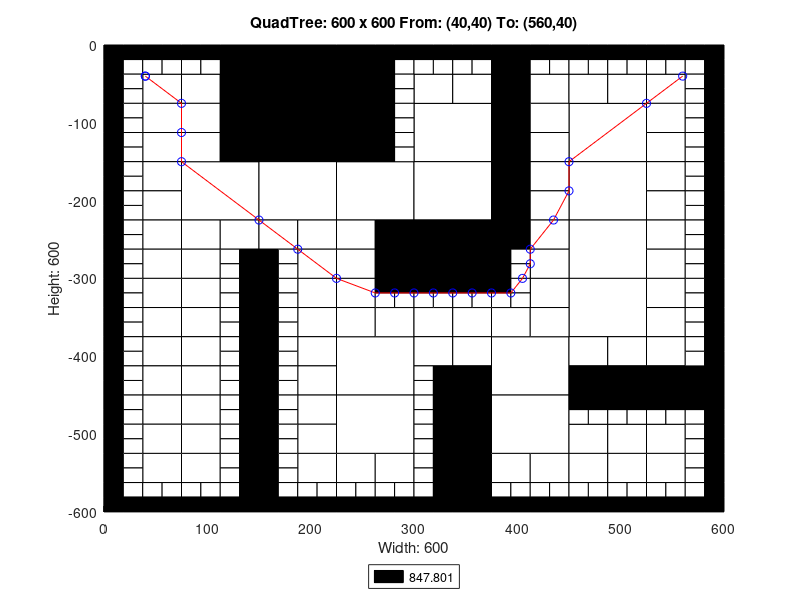

The MATLAB source for this figure:
axis([0 600 -600 0]);
title('QuadTree: 600 x 600 From: (40,40) To: (560,40)');
xlabel('Width: 600');
ylabel('Height: 600');
rectangle('Position',[150 -75 75 75], 'FaceColor',[0 0 0]);
rectangle('Position',[150 -150 75 75], 'FaceColor',[0 0 0]);
rectangle('Position',[75 -225 75 75], 'FaceColor',[1 1 1]);
rectangle('Position',[150 -225 75 75], 'FaceColor',[1 1 1]);
rectangle('Position',[225 -225 75 75], 'FaceColor',[1 1 1]);
rectangle('Position',[300 -150 75 75], 'FaceColor',[1 1 1]);
rectangle('Position',[450 -150 75 75], 'FaceColor',[1 1 1]);
rectangle('Position',[300 -225 75 75], 'FaceColor',[1 1 1]);
rectangle('Position',[300 -300 75 75], 'FaceColor',[0 0 0]);
rectangle('Position',[450 -225 75 75], 'FaceColor',[1 1 1]);
rectangle('Position',[450 -300 75 75], 'FaceColor',[1 1 1]);
rectangle('Position',[225 -450 75 75], 'FaceColor',[1 1 1]);
rectangle('Position',[225 -525 75 75], 'FaceColor',[1 1 1]);
rectangle('Position',[375 -450 75 75], 'FaceColor',[1 1 1]);
rectangle('Position',[450 -375 75 75], 'FaceColor',[1 1 1]);
rectangle('Position',[375 -525 75 75], 'FaceColor',[1 1 1]);
rectangle('Position',[37.5 -75 37.5 37.5], 'FaceColor',[1 1 1]);
rectangle('Position',[112.5 -37.5 37.5 37.5], 'FaceColor',[0 0 0]);
rectangle('Position',[75 -75 37.5 37.5], 'FaceColor',[1 1 1]);
rectangle('Position',[112.5 -75 37.5 37.5], 'FaceColor',[0 0 0]);
rectangle('Position',[37.5 -112.5 37.5 37.5], 'FaceColor',[1 1 1]);
rectangle('Position',[37.5 -150 37.5 37.5], 'FaceColor',[1 1 1]);
rectangle('Position',[75 -112.5 37.5 37.5], 'FaceColor',[1 1 1]);
rectangle('Position',[112.5 -112.5 37.5 37.5], 'FaceColor',[0 0 0]);
rectangle('Position',[75 -150 37.5 37.5], 'FaceColor',[1 1 1]);
rectangle('Position',[112.5 -150 37.5 37.5], 'FaceColor',[0 0 0]);
rectangle('Position',[225 -37.5 37.5 37.5], 'FaceColor',[0 0 0]);
rectangle('Position',[225 -75 37.5 37.5], 'FaceColor',[0 0 0]);
rectangle('Position',[225 -112.5 37.5 37.5], 'FaceColor',[0 0 0]);
rectangle('Position',[225 -150 37.5 37.5], 'FaceColor',[0 0 0]);
rectangle('Position',[37.5 -187.5 37.5 37.5], 'FaceColor',[1 1 1]);
rectangle('Position',[37.5 -225 37.5 37.5], 'FaceColor',[1 1 1]);
rectangle('Position',[37.5 -262.5 37.5 37.5], 'FaceColor',[1 1 1]);
rectangle('Position',[37.5 -300 37.5 37.5], 'FaceColor',[1 1 1]);
rectangle('Position',[75 -262.5 37.5 37.5], 'FaceColor',[1 1 1]);
rectangle('Position',[112.5 -262.5 37.5 37.5], 'FaceColor',[1 1 1]);
rectangle('Position',[75 -300 37.5 37.5], 'FaceColor',[1 1 1]);
rectangle('Position',[150 -262.5 37.5 37.5], 'FaceColor',[1 1 1]);
rectangle('Position',[187.5 -262.5 37.5 37.5], 'FaceColor',[1 1 1]);
rectangle('Position',[187.5 -300 37.5 37.5], 'FaceColor',[1 1 1]);
rectangle('Position',[225 -262.5 37.5 37.5], 'FaceColor',[1 1 1]);
rectangle('Position',[262.5 -262.5 37.5 37.5], 'FaceColor',[0 0 0]);
rectangle('Position',[225 -300 37.5 37.5], 'FaceColor',[1 1 1]);
rectangle('Position',[262.5 -300 37.5 37.5], 'FaceColor',[0 0 0]);
rectangle('Position',[300 -75 37.5 37.5], 'FaceColor',[1 1 1]);
rectangle('Position',[337.5 -75 37.5 37.5], 'FaceColor',[1 1 1]);
rectangle('Position',[375 -37.5 37.5 37.5], 'FaceColor',[0 0 0]);
rectangle('Position',[375 -75 37.5 37.5], 'FaceColor',[0 0 0]);
rectangle('Position',[412.5 -75 37.5 37.5], 'FaceColor',[1 1 1]);
rectangle('Position',[375 -112.5 37.5 37.5], 'FaceColor',[0 0 0]);
rectangle('Position',[412.5 -112.5 37.5 37.5], 'FaceColor',[1 1 1]);
rectangle('Position',[375 -150 37.5 37.5], 'FaceColor',[0 0 0]);
rectangle('Position',[412.5 -150 37.5 37.5], 'FaceColor',[1 1 1]);
rectangle('Position',[450 -75 37.5 37.5], 'FaceColor',[1 1 1]);
rectangle('Position',[487.5 -75 37.5 37.5], 'FaceColor',[1 1 1]);
rectangle('Position',[525 -75 37.5 37.5], 'FaceColor',[1 1 1]);
rectangle('Position',[525 -112.5 37.5 37.5], 'FaceColor',[1 1 1]);
rectangle('Position',[525 -150 37.5 37.5], 'FaceColor',[1 1 1]);
rectangle('Position',[375 -187.5 37.5 37.5], 'FaceColor',[0 0 0]);
rectangle('Position',[412.5 -187.5 37.5 37.5], 'FaceColor',[1 1 1]);
rectangle('Position',[375 -225 37.5 37.5], 'FaceColor',[0 0 0]);
rectangle('Position',[412.5 -225 37.5 37.5], 'FaceColor',[1 1 1]);
rectangle('Position',[375 -262.5 37.5 37.5], 'FaceColor',[0 0 0]);
rectangle('Position',[412.5 -262.5 37.5 37.5], 'FaceColor',[1 1 1]);
rectangle('Position',[412.5 -300 37.5 37.5], 'FaceColor',[1 1 1]);
rectangle('Position',[525 -187.5 37.5 37.5], 'FaceColor',[1 1 1]);
rectangle('Position',[525 -225 37.5 37.5], 'FaceColor',[1 1 1]);
rectangle('Position',[525 -262.5 37.5 37.5], 'FaceColor',[1 1 1]);
rectangle('Position',[525 -300 37.5 37.5], 'FaceColor',[1 1 1]);
rectangle('Position',[37.5 -337.5 37.5 37.5], 'FaceColor',[1 1 1]);
rectangle('Position',[37.5 -375 37.5 37.5], 'FaceColor',[1 1 1]);
rectangle('Position',[75 -337.5 37.5 37.5], 'FaceColor',[1 1 1]);
rectangle('Position',[75 -375 37.5 37.5], 'FaceColor',[1 1 1]);
rectangle('Position',[37.5 -412.5 37.5 37.5], 'FaceColor',[1 1 1]);
rectangle('Position',[37.5 -450 37.5 37.5], 'FaceColor',[1 1 1]);
rectangle('Position',[75 -412.5 37.5 37.5], 'FaceColor',[1 1 1]);
rectangle('Position',[75 -450 37.5 37.5], 'FaceColor',[1 1 1]);
rectangle('Position',[187.5 -337.5 37.5 37.5], 'FaceColor',[1 1 1]);
rectangle('Position',[187.5 -375 37.5 37.5], 'FaceColor',[1 1 1]);
rectangle('Position',[225 -337.5 37.5 37.5], 'FaceColor',[1 1 1]);
rectangle('Position',[225 -375 37.5 37.5], 'FaceColor',[1 1 1]);
rectangle('Position',[262.5 -375 37.5 37.5], 'FaceColor',[1 1 1]);
rectangle('Position',[187.5 -412.5 37.5 37.5], 'FaceColor',[1 1 1]);
rectangle('Position',[187.5 -450 37.5 37.5], 'FaceColor',[1 1 1]);
rectangle('Position',[37.5 -487.5 37.5 37.5], 'FaceColor',[1 1 1]);
rectangle('Position',[37.5 -525 37.5 37.5], 'FaceColor',[1 1 1]);
rectangle('Position',[75 -487.5 37.5 37.5], 'FaceColor',[1 1 1]);
rectangle('Position',[75 -525 37.5 37.5], 'FaceColor',[1 1 1]);
rectangle('Position',[37.5 -562.5 37.5 37.5], 'FaceColor',[1 1 1]);
rectangle('Position',[75 -562.5 37.5 37.5], 'FaceColor',[1 1 1]);
rectangle('Position',[187.5 -487.5 37.5 37.5], 'FaceColor',[1 1 1]);
rectangle('Position',[187.5 -525 37.5 37.5], 'FaceColor',[1 1 1]);
rectangle('Position',[187.5 -562.5 37.5 37.5], 'FaceColor',[1 1 1]);
rectangle('Position',[225 -562.5 37.5 37.5], 'FaceColor',[1 1 1]);
rectangle('Position',[262.5 -562.5 37.5 37.5], 'FaceColor',[1 1 1]);
rectangle('Position',[300 -375 37.5 37.5], 'FaceColor',[1 1 1]);
rectangle('Position',[337.5 -375 37.5 37.5], 'FaceColor',[1 1 1]);
rectangle('Position',[412.5 -337.5 37.5 37.5], 'FaceColor',[1 1 1]);
rectangle('Position',[375 -375 37.5 37.5], 'FaceColor',[1 1 1]);
rectangle('Position',[412.5 -375 37.5 37.5], 'FaceColor',[1 1 1]);
rectangle('Position',[300 -412.5 37.5 37.5], 'FaceColor',[1 1 1]);
rectangle('Position',[337.5 -412.5 37.5 37.5], 'FaceColor',[1 1 1]);
rectangle('Position',[337.5 -450 37.5 37.5], 'FaceColor',[0 0 0]);
rectangle('Position',[525 -337.5 37.5 37.5], 'FaceColor',[1 1 1]);
rectangle('Position',[525 -375 37.5 37.5], 'FaceColor',[1 1 1]);
rectangle('Position',[450 -412.5 37.5 37.5], 'FaceColor',[1 1 1]);
rectangle('Position',[487.5 -412.5 37.5 37.5], 'FaceColor',[1 1 1]);
rectangle('Position',[450 -450 37.5 37.5], 'FaceColor',[0 0 0]);
rectangle('Position',[487.5 -450 37.5 37.5], 'FaceColor',[0 0 0]);
rectangle('Position',[525 -412.5 37.5 37.5], 'FaceColor',[1 1 1]);
rectangle('Position',[525 -450 37.5 37.5], 'FaceColor',[0 0 0]);
rectangle('Position',[562.5 -450 37.5 37.5], 'FaceColor',[0 0 0]);
rectangle('Position',[337.5 -487.5 37.5 37.5], 'FaceColor',[0 0 0]);
rectangle('Position',[337.5 -525 37.5 37.5], 'FaceColor',[0 0 0]);
rectangle('Position',[337.5 -562.5 37.5 37.5], 'FaceColor',[0 0 0]);
rectangle('Position',[337.5 -600 37.5 37.5], 'FaceColor',[0 0 0]);
rectangle('Position',[375 -562.5 37.5 37.5], 'FaceColor',[1 1 1]);
rectangle('Position',[412.5 -562.5 37.5 37.5], 'FaceColor',[1 1 1]);
rectangle('Position',[450 -525 37.5 37.5], 'FaceColor',[1 1 1]);
rectangle('Position',[487.5 -525 37.5 37.5], 'FaceColor',[1 1 1]);
rectangle('Position',[525 -525 37.5 37.5], 'FaceColor',[1 1 1]);
rectangle('Position',[450 -562.5 37.5 37.5], 'FaceColor',[1 1 1]);
rectangle('Position',[487.5 -562.5 37.5 37.5], 'FaceColor',[1 1 1]);
rectangle('Position',[525 -562.5 37.5 37.5], 'FaceColor',[1 1 1]);
rectangle('Position',[0 -18.75 18.75 18.75], 'FaceColor',[0 0 0]);
rectangle('Position',[18.75 -18.75 18.75 18.75], 'FaceColor',[0 0 0]);
rectangle('Position',[0 -37.5 18.75 18.75], 'FaceColor',[0 0 0]);
rectangle('Position',[18.75 -37.5 18.75 18.75], 'FaceColor',[1 1 1]);
rectangle('Position',[37.5 -18.75 18.75 18.75], 'FaceColor',[0 0 0]);
rectangle('Position',[56.25 -18.75 18.75 18.75], 'FaceColor',[0 0 0]);
rectangle('Position',[37.5 -37.5 18.75 18.75], 'FaceColor',[1 1 1]);
rectangle('Position',[56.25 -37.5 18.75 18.75], 'FaceColor',[1 1 1]);
rectangle('Position',[0 -56.25 18.75 18.75], 'FaceColor',[0 0 0]);
rectangle('Position',[18.75 -56.25 18.75 18.75], 'FaceColor',[1 1 1]);
rectangle('Position',[0 -75 18.75 18.75], 'FaceColor',[0 0 0]);
rectangle('Position',[18.75 -75 18.75 18.75], 'FaceColor',[1 1 1]);
rectangle('Position',[75 -18.75 18.75 18.75], 'FaceColor',[0 0 0]);
rectangle('Position',[93.75 -18.75 18.75 18.75], 'FaceColor',[0 0 0]);
rectangle('Position',[75 -37.5 18.75 18.75], 'FaceColor',[1 1 1]);
rectangle('Position',[93.75 -37.5 18.75 18.75], 'FaceColor',[1 1 1]);
rectangle('Position',[0 -93.75 18.75 18.75], 'FaceColor',[0 0 0]);
rectangle('Position',[18.75 -93.75 18.75 18.75], 'FaceColor',[1 1 1]);
rectangle('Position',[0 -112.5 18.75 18.75], 'FaceColor',[0 0 0]);
rectangle('Position',[18.75 -112.5 18.75 18.75], 'FaceColor',[1 1 1]);
rectangle('Position',[0 -131.25 18.75 18.75], 'FaceColor',[0 0 0]);
rectangle('Position',[18.75 -131.25 18.75 18.75], 'FaceColor',[1 1 1]);
rectangle('Position',[0 -150 18.75 18.75], 'FaceColor',[0 0 0]);
rectangle('Position',[18.75 -150 18.75 18.75], 'FaceColor',[1 1 1]);
rectangle('Position',[262.5 -18.75 18.75 18.75], 'FaceColor',[0 0 0]);
rectangle('Position',[281.25 -18.75 18.75 18.75], 'FaceColor',[0 0 0]);
rectangle('Position',[262.5 -37.5 18.75 18.75], 'FaceColor',[0 0 0]);
rectangle('Position',[281.25 -37.5 18.75 18.75], 'FaceColor',[1 1 1]);
rectangle('Position',[262.5 -56.25 18.75 18.75], 'FaceColor',[0 0 0]);
rectangle('Position',[281.25 -56.25 18.75 18.75], 'FaceColor',[1 1 1]);
rectangle('Position',[262.5 -75 18.75 18.75], 'FaceColor',[0 0 0]);
rectangle('Position',[281.25 -75 18.75 18.75], 'FaceColor',[1 1 1]);
rectangle('Position',[262.5 -93.75 18.75 18.75], 'FaceColor',[0 0 0]);
rectangle('Position',[281.25 -93.75 18.75 18.75], 'FaceColor',[1 1 1]);
rectangle('Position',[262.5 -112.5 18.75 18.75], 'FaceColor',[0 0 0]);
rectangle('Position',[281.25 -112.5 18.75 18.75], 'FaceColor',[1 1 1]);
rectangle('Position',[262.5 -131.25 18.75 18.75], 'FaceColor',[0 0 0]);
rectangle('Position',[281.25 -131.25 18.75 18.75], 'FaceColor',[1 1 1]);
rectangle('Position',[262.5 -150 18.75 18.75], 'FaceColor',[0 0 0]);
rectangle('Position',[281.25 -150 18.75 18.75], 'FaceColor',[1 1 1]);
rectangle('Position',[0 -168.75 18.75 18.75], 'FaceColor',[0 0 0]);
rectangle('Position',[18.75 -168.75 18.75 18.75], 'FaceColor',[1 1 1]);
rectangle('Position',[0 -187.5 18.75 18.75], 'FaceColor',[0 0 0]);
rectangle('Position',[18.75 -187.5 18.75 18.75], 'FaceColor',[1 1 1]);
rectangle('Position',[0 -206.25 18.75 18.75], 'FaceColor',[0 0 0]);
rectangle('Position',[18.75 -206.25 18.75 18.75], 'FaceColor',[1 1 1]);
rectangle('Position',[0 -225 18.75 18.75], 'FaceColor',[0 0 0]);
rectangle('Position',[18.75 -225 18.75 18.75], 'FaceColor',[1 1 1]);
rectangle('Position',[0 -243.75 18.75 18.75], 'FaceColor',[0 0 0]);
rectangle('Position',[18.75 -243.75 18.75 18.75], 'FaceColor',[1 1 1]);
rectangle('Position',[0 -262.5 18.75 18.75], 'FaceColor',[0 0 0]);
rectangle('Position',[18.75 -262.5 18.75 18.75], 'FaceColor',[1 1 1]);
rectangle('Position',[0 -281.25 18.75 18.75], 'FaceColor',[0 0 0]);
rectangle('Position',[18.75 -281.25 18.75 18.75], 'FaceColor',[1 1 1]);
rectangle('Position',[0 -300 18.75 18.75], 'FaceColor',[0 0 0]);
rectangle('Position',[18.75 -300 18.75 18.75], 'FaceColor',[1 1 1]);
rectangle('Position',[112.5 -281.25 18.75 18.75], 'FaceColor',[1 1 1]);
rectangle('Position',[131.25 -281.25 18.75 18.75], 'FaceColor',[0 0 0]);
rectangle('Position',[112.5 -300 18.75 18.75], 'FaceColor',[1 1 1]);
rectangle('Position',[131.25 -300 18.75 18.75], 'FaceColor',[0 0 0]);
rectangle('Position',[150 -281.25 18.75 18.75], 'FaceColor',[0 0 0]);
rectangle('Position',[168.75 -281.25 18.75 18.75], 'FaceColor',[1 1 1]);
rectangle('Position',[150 -300 18.75 18.75], 'FaceColor',[0 0 0]);
rectangle('Position',[168.75 -300 18.75 18.75], 'FaceColor',[1 1 1]);
rectangle('Position',[300 -18.75 18.75 18.75], 'FaceColor',[0 0 0]);
rectangle('Position',[318.75 -18.75 18.75 18.75], 'FaceColor',[0 0 0]);
rectangle('Position',[300 -37.5 18.75 18.75], 'FaceColor',[1 1 1]);
rectangle('Position',[318.75 -37.5 18.75 18.75], 'FaceColor',[1 1 1]);
rectangle('Position',[337.5 -18.75 18.75 18.75], 'FaceColor',[0 0 0]);
rectangle('Position',[356.25 -18.75 18.75 18.75], 'FaceColor',[0 0 0]);
rectangle('Position',[337.5 -37.5 18.75 18.75], 'FaceColor',[1 1 1]);
rectangle('Position',[356.25 -37.5 18.75 18.75], 'FaceColor',[1 1 1]);
rectangle('Position',[412.5 -18.75 18.75 18.75], 'FaceColor',[0 0 0]);
rectangle('Position',[431.25 -18.75 18.75 18.75], 'FaceColor',[0 0 0]);
rectangle('Position',[412.5 -37.5 18.75 18.75], 'FaceColor',[1 1 1]);
rectangle('Position',[431.25 -37.5 18.75 18.75], 'FaceColor',[1 1 1]);
rectangle('Position',[450 -18.75 18.75 18.75], 'FaceColor',[0 0 0]);
rectangle('Position',[468.75 -18.75 18.75 18.75], 'FaceColor',[0 0 0]);
rectangle('Position',[450 -37.5 18.75 18.75], 'FaceColor',[1 1 1]);
rectangle('Position',[468.75 -37.5 18.75 18.75], 'FaceColor',[1 1 1]);
rectangle('Position',[487.5 -18.75 18.75 18.75], 'FaceColor',[0 0 0]);
rectangle('Position',[506.25 -18.75 18.75 18.75], 'FaceColor',[0 0 0]);
rectangle('Position',[487.5 -37.5 18.75 18.75], 'FaceColor',[1 1 1]);
rectangle('Position',[506.25 -37.5 18.75 18.75], 'FaceColor',[1 1 1]);
rectangle('Position',[525 -18.75 18.75 18.75], 'FaceColor',[0 0 0]);
rectangle('Position',[543.75 -18.75 18.75 18.75], 'FaceColor',[0 0 0]);
rectangle('Position',[525 -37.5 18.75 18.75], 'FaceColor',[1 1 1]);
rectangle('Position',[543.75 -37.5 18.75 18.75], 'FaceColor',[1 1 1]);
rectangle('Position',[562.5 -18.75 18.75 18.75], 'FaceColor',[0 0 0]);
rectangle('Position',[581.25 -18.75 18.75 18.75], 'FaceColor',[0 0 0]);
rectangle('Position',[562.5 -37.5 18.75 18.75], 'FaceColor',[1 1 1]);
rectangle('Position',[581.25 -37.5 18.75 18.75], 'FaceColor',[0 0 0]);
rectangle('Position',[562.5 -56.25 18.75 18.75], 'FaceColor',[1 1 1]);
rectangle('Position',[581.25 -56.25 18.75 18.75], 'FaceColor',[0 0 0]);
rectangle('Position',[562.5 -75 18.75 18.75], 'FaceColor',[1 1 1]);
rectangle('Position',[581.25 -75 18.75 18.75], 'FaceColor',[0 0 0]);
rectangle('Position',[562.5 -93.75 18.75 18.75], 'FaceColor',[1 1 1]);
rectangle('Position',[581.25 -93.75 18.75 18.75], 'FaceColor',[0 0 0]);
rectangle('Position',[562.5 -112.5 18.75 18.75], 'FaceColor',[1 1 1]);
rectangle('Position',[581.25 -112.5 18.75 18.75], 'FaceColor',[0 0 0]);
rectangle('Position',[562.5 -131.25 18.75 18.75], 'FaceColor',[1 1 1]);
rectangle('Position',[581.25 -131.25 18.75 18.75], 'FaceColor',[0 0 0]);
rectangle('Position',[562.5 -150 18.75 18.75], 'FaceColor',[1 1 1]);
rectangle('Position',[581.25 -150 18.75 18.75], 'FaceColor',[0 0 0]);
rectangle('Position',[375 -281.25 18.75 18.75], 'FaceColor',[0 0 0]);
rectangle('Position',[393.75 -281.25 18.75 18.75], 'FaceColor',[1 1 1]);
rectangle('Position',[375 -300 18.75 18.75], 'FaceColor',[0 0 0]);
rectangle('Position',[393.75 -300 18.75 18.75], 'FaceColor',[1 1 1]);
rectangle('Position',[562.5 -168.75 18.75 18.75], 'FaceColor',[1 1 1]);
rectangle('Position',[581.25 -168.75 18.75 18.75], 'FaceColor',[0 0 0]);
rectangle('Position',[562.5 -187.5 18.75 18.75], 'FaceColor',[1 1 1]);
rectangle('Position',[581.25 -187.5 18.75 18.75], 'FaceColor',[0 0 0]);
rectangle('Position',[562.5 -206.25 18.75 18.75], 'FaceColor',[1 1 1]);
rectangle('Position',[581.25 -206.25 18.75 18.75], 'FaceColor',[0 0 0]);
rectangle('Position',[562.5 -225 18.75 18.75], 'FaceColor',[1 1 1]);
rectangle('Position',[581.25 -225 18.75 18.75], 'FaceColor',[0 0 0]);
rectangle('Position',[562.5 -243.75 18.75 18.75], 'FaceColor',[1 1 1]);
rectangle('Position',[581.25 -243.75 18.75 18.75], 'FaceColor',[0 0 0]);
rectangle('Position',[562.5 -262.5 18.75 18.75], 'FaceColor',[1 1 1]);
rectangle('Position',[581.25 -262.5 18.75 18.75], 'FaceColor',[0 0 0]);
rectangle('Position',[562.5 -281.25 18.75 18.75], 'FaceColor',[1 1 1]);
rectangle('Position',[581.25 -281.25 18.75 18.75], 'FaceColor',[0 0 0]);
rectangle('Position',[562.5 -300 18.75 18.75], 'FaceColor',[1 1 1]);
rectangle('Position',[581.25 -300 18.75 18.75], 'FaceColor',[0 0 0]);
rectangle('Position',[0 -318.75 18.75 18.75], 'FaceColor',[0 0 0]);
rectangle('Position',[18.75 -318.75 18.75 18.75], 'FaceColor',[1 1 1]);
rectangle('Position',[0 -337.5 18.75 18.75], 'FaceColor',[0 0 0]);
rectangle('Position',[18.75 -337.5 18.75 18.75], 'FaceColor',[1 1 1]);
rectangle('Position',[0 -356.25 18.75 18.75], 'FaceColor',[0 0 0]);
rectangle('Position',[18.75 -356.25 18.75 18.75], 'FaceColor',[1 1 1]);
rectangle('Position',[0 -375 18.75 18.75], 'FaceColor',[0 0 0]);
rectangle('Position',[18.75 -375 18.75 18.75], 'FaceColor',[1 1 1]);
rectangle('Position',[112.5 -318.75 18.75 18.75], 'FaceColor',[1 1 1]);
rectangle('Position',[131.25 -318.75 18.75 18.75], 'FaceColor',[0 0 0]);
rectangle('Position',[112.5 -337.5 18.75 18.75], 'FaceColor',[1 1 1]);
rectangle('Position',[131.25 -337.5 18.75 18.75], 'FaceColor',[0 0 0]);
rectangle('Position',[112.5 -356.25 18.75 18.75], 'FaceColor',[1 1 1]);
rectangle('Position',[131.25 -356.25 18.75 18.75], 'FaceColor',[0 0 0]);
rectangle('Position',[112.5 -375 18.75 18.75], 'FaceColor',[1 1 1]);
rectangle('Position',[131.25 -375 18.75 18.75], 'FaceColor',[0 0 0]);
rectangle('Position',[0 -393.75 18.75 18.75], 'FaceColor',[0 0 0]);
rectangle('Position',[18.75 -393.75 18.75 18.75], 'FaceColor',[1 1 1]);
rectangle('Position',[0 -412.5 18.75 18.75], 'FaceColor',[0 0 0]);
rectangle('Position',[18.75 -412.5 18.75 18.75], 'FaceColor',[1 1 1]);
rectangle('Position',[0 -431.25 18.75 18.75], 'FaceColor',[0 0 0]);
rectangle('Position',[18.75 -431.25 18.75 18.75], 'FaceColor',[1 1 1]);
rectangle('Position',[0 -450 18.75 18.75], 'FaceColor',[0 0 0]);
rectangle('Position',[18.75 -450 18.75 18.75], 'FaceColor',[1 1 1]);
rectangle('Position',[112.5 -393.75 18.75 18.75], 'FaceColor',[1 1 1]);
rectangle('Position',[131.25 -393.75 18.75 18.75], 'FaceColor',[0 0 0]);
rectangle('Position',[112.5 -412.5 18.75 18.75], 'FaceColor',[1 1 1]);
rectangle('Position',[131.25 -412.5 18.75 18.75], 'FaceColor',[0 0 0]);
rectangle('Position',[112.5 -431.25 18.75 18.75], 'FaceColor',[1 1 1]);
rectangle('Position',[131.25 -431.25 18.75 18.75], 'FaceColor',[0 0 0]);
rectangle('Position',[112.5 -450 18.75 18.75], 'FaceColor',[1 1 1]);
rectangle('Position',[131.25 -450 18.75 18.75], 'FaceColor',[0 0 0]);
rectangle('Position',[150 -318.75 18.75 18.75], 'FaceColor',[0 0 0]);
rectangle('Position',[168.75 -318.75 18.75 18.75], 'FaceColor',[1 1 1]);
rectangle('Position',[150 -337.5 18.75 18.75], 'FaceColor',[0 0 0]);
rectangle('Position',[168.75 -337.5 18.75 18.75], 'FaceColor',[1 1 1]);
rectangle('Position',[150 -356.25 18.75 18.75], 'FaceColor',[0 0 0]);
rectangle('Position',[168.75 -356.25 18.75 18.75], 'FaceColor',[1 1 1]);
rectangle('Position',[150 -375 18.75 18.75], 'FaceColor',[0 0 0]);
rectangle('Position',[168.75 -375 18.75 18.75], 'FaceColor',[1 1 1]);
rectangle('Position',[262.5 -318.75 18.75 18.75], 'FaceColor',[0 0 0]);
rectangle('Position',[281.25 -318.75 18.75 18.75], 'FaceColor',[0 0 0]);
rectangle('Position',[262.5 -337.5 18.75 18.75], 'FaceColor',[1 1 1]);
rectangle('Position',[281.25 -337.5 18.75 18.75], 'FaceColor',[1 1 1]);
rectangle('Position',[150 -393.75 18.75 18.75], 'FaceColor',[0 0 0]);
rectangle('Position',[168.75 -393.75 18.75 18.75], 'FaceColor',[1 1 1]);
rectangle('Position',[150 -412.5 18.75 18.75], 'FaceColor',[0 0 0]);
rectangle('Position',[168.75 -412.5 18.75 18.75], 'FaceColor',[1 1 1]);
rectangle('Position',[150 -431.25 18.75 18.75], 'FaceColor',[0 0 0]);
rectangle('Position',[168.75 -431.25 18.75 18.75], 'FaceColor',[1 1 1]);
rectangle('Position',[150 -450 18.75 18.75], 'FaceColor',[0 0 0]);
rectangle('Position',[168.75 -450 18.75 18.75], 'FaceColor',[1 1 1]);
rectangle('Position',[0 -468.75 18.75 18.75], 'FaceColor',[0 0 0]);
rectangle('Position',[18.75 -468.75 18.75 18.75], 'FaceColor',[1 1 1]);
rectangle('Position',[0 -487.5 18.75 18.75], 'FaceColor',[0 0 0]);
rectangle('Position',[18.75 -487.5 18.75 18.75], 'FaceColor',[1 1 1]);
rectangle('Position',[0 -506.25 18.75 18.75], 'FaceColor',[0 0 0]);
rectangle('Position',[18.75 -506.25 18.75 18.75], 'FaceColor',[1 1 1]);
rectangle('Position',[0 -525 18.75 18.75], 'FaceColor',[0 0 0]);
rectangle('Position',[18.75 -525 18.75 18.75], 'FaceColor',[1 1 1]);
rectangle('Position',[112.5 -468.75 18.75 18.75], 'FaceColor',[1 1 1]);
rectangle('Position',[131.25 -468.75 18.75 18.75], 'FaceColor',[0 0 0]);
rectangle('Position',[112.5 -487.5 18.75 18.75], 'FaceColor',[1 1 1]);
rectangle('Position',[131.25 -487.5 18.75 18.75], 'FaceColor',[0 0 0]);
rectangle('Position',[112.5 -506.25 18.75 18.75], 'FaceColor',[1 1 1]);
rectangle('Position',[131.25 -506.25 18.75 18.75], 'FaceColor',[0 0 0]);
rectangle('Position',[112.5 -525 18.75 18.75], 'FaceColor',[1 1 1]);
rectangle('Position',[131.25 -525 18.75 18.75], 'FaceColor',[0 0 0]);
rectangle('Position',[0 -543.75 18.75 18.75], 'FaceColor',[0 0 0]);
rectangle('Position',[18.75 -543.75 18.75 18.75], 'FaceColor',[1 1 1]);
rectangle('Position',[0 -562.5 18.75 18.75], 'FaceColor',[0 0 0]);
rectangle('Position',[18.75 -562.5 18.75 18.75], 'FaceColor',[1 1 1]);
rectangle('Position',[0 -581.25 18.75 18.75], 'FaceColor',[0 0 0]);
rectangle('Position',[18.75 -581.25 18.75 18.75], 'FaceColor',[1 1 1]);
rectangle('Position',[0 -600 18.75 18.75], 'FaceColor',[0 0 0]);
rectangle('Position',[18.75 -600 18.75 18.75], 'FaceColor',[0 0 0]);
rectangle('Position',[37.5 -581.25 18.75 18.75], 'FaceColor',[1 1 1]);
rectangle('Position',[56.25 -581.25 18.75 18.75], 'FaceColor',[1 1 1]);
rectangle('Position',[37.5 -600 18.75 18.75], 'FaceColor',[0 0 0]);
rectangle('Position',[56.25 -600 18.75 18.75], 'FaceColor',[0 0 0]);
rectangle('Position',[112.5 -543.75 18.75 18.75], 'FaceColor',[1 1 1]);
rectangle('Position',[131.25 -543.75 18.75 18.75], 'FaceColor',[0 0 0]);
rectangle('Position',[112.5 -562.5 18.75 18.75], 'FaceColor',[1 1 1]);
rectangle('Position',[131.25 -562.5 18.75 18.75], 'FaceColor',[0 0 0]);
rectangle('Position',[75 -581.25 18.75 18.75], 'FaceColor',[1 1 1]);
rectangle('Position',[93.75 -581.25 18.75 18.75], 'FaceColor',[1 1 1]);
rectangle('Position',[75 -600 18.75 18.75], 'FaceColor',[0 0 0]);
rectangle('Position',[93.75 -600 18.75 18.75], 'FaceColor',[0 0 0]);
rectangle('Position',[112.5 -581.25 18.75 18.75], 'FaceColor',[1 1 1]);
rectangle('Position',[131.25 -581.25 18.75 18.75], 'FaceColor',[0 0 0]);
rectangle('Position',[112.5 -600 18.75 18.75], 'FaceColor',[0 0 0]);
rectangle('Position',[131.25 -600 18.75 18.75], 'FaceColor',[0 0 0]);
rectangle('Position',[150 -468.75 18.75 18.75], 'FaceColor',[0 0 0]);
rectangle('Position',[168.75 -468.75 18.75 18.75], 'FaceColor',[1 1 1]);
rectangle('Position',[150 -487.5 18.75 18.75], 'FaceColor',[0 0 0]);
rectangle('Position',[168.75 -487.5 18.75 18.75], 'FaceColor',[1 1 1]);
rectangle('Position',[150 -506.25 18.75 18.75], 'FaceColor',[0 0 0]);
rectangle('Position',[168.75 -506.25 18.75 18.75], 'FaceColor',[1 1 1]);
rectangle('Position',[150 -525 18.75 18.75], 'FaceColor',[0 0 0]);
rectangle('Position',[168.75 -525 18.75 18.75], 'FaceColor',[1 1 1]);
rectangle('Position',[150 -543.75 18.75 18.75], 'FaceColor',[0 0 0]);
rectangle('Position',[168.75 -543.75 18.75 18.75], 'FaceColor',[1 1 1]);
rectangle('Position',[150 -562.5 18.75 18.75], 'FaceColor',[0 0 0]);
rectangle('Position',[168.75 -562.5 18.75 18.75], 'FaceColor',[1 1 1]);
rectangle('Position',[150 -581.25 18.75 18.75], 'FaceColor',[0 0 0]);
rectangle('Position',[168.75 -581.25 18.75 18.75], 'FaceColor',[1 1 1]);
rectangle('Position',[150 -600 18.75 18.75], 'FaceColor',[0 0 0]);
rectangle('Position',[168.75 -600 18.75 18.75], 'FaceColor',[0 0 0]);
rectangle('Position',[187.5 -581.25 18.75 18.75], 'FaceColor',[1 1 1]);
rectangle('Position',[206.25 -581.25 18.75 18.75], 'FaceColor',[1 1 1]);
rectangle('Position',[187.5 -600 18.75 18.75], 'FaceColor',[0 0 0]);
rectangle('Position',[206.25 -600 18.75 18.75], 'FaceColor',[0 0 0]);
rectangle('Position',[225 -581.25 18.75 18.75], 'FaceColor',[1 1 1]);
rectangle('Position',[243.75 -581.25 18.75 18.75], 'FaceColor',[1 1 1]);
rectangle('Position',[225 -600 18.75 18.75], 'FaceColor',[0 0 0]);
rectangle('Position',[243.75 -600 18.75 18.75], 'FaceColor',[0 0 0]);
rectangle('Position',[262.5 -581.25 18.75 18.75], 'FaceColor',[1 1 1]);
rectangle('Position',[281.25 -581.25 18.75 18.75], 'FaceColor',[1 1 1]);
rectangle('Position',[262.5 -600 18.75 18.75], 'FaceColor',[0 0 0]);
rectangle('Position',[281.25 -600 18.75 18.75], 'FaceColor',[0 0 0]);
rectangle('Position',[300 -318.75 18.75 18.75], 'FaceColor',[0 0 0]);
rectangle('Position',[318.75 -318.75 18.75 18.75], 'FaceColor',[0 0 0]);
rectangle('Position',[300 -337.5 18.75 18.75], 'FaceColor',[1 1 1]);
rectangle('Position',[318.75 -337.5 18.75 18.75], 'FaceColor',[1 1 1]);
rectangle('Position',[337.5 -318.75 18.75 18.75], 'FaceColor',[0 0 0]);
rectangle('Position',[356.25 -318.75 18.75 18.75], 'FaceColor',[0 0 0]);
rectangle('Position',[337.5 -337.5 18.75 18.75], 'FaceColor',[1 1 1]);
rectangle('Position',[356.25 -337.5 18.75 18.75], 'FaceColor',[1 1 1]);
rectangle('Position',[375 -318.75 18.75 18.75], 'FaceColor',[0 0 0]);
rectangle('Position',[393.75 -318.75 18.75 18.75], 'FaceColor',[1 1 1]);
rectangle('Position',[375 -337.5 18.75 18.75], 'FaceColor',[1 1 1]);
rectangle('Position',[393.75 -337.5 18.75 18.75], 'FaceColor',[1 1 1]);
rectangle('Position',[300 -431.25 18.75 18.75], 'FaceColor',[1 1 1]);
rectangle('Position',[318.75 -431.25 18.75 18.75], 'FaceColor',[0 0 0]);
rectangle('Position',[300 -450 18.75 18.75], 'FaceColor',[1 1 1]);
rectangle('Position',[318.75 -450 18.75 18.75], 'FaceColor',[0 0 0]);
rectangle('Position',[562.5 -318.75 18.75 18.75], 'FaceColor',[1 1 1]);
rectangle('Position',[581.25 -318.75 18.75 18.75], 'FaceColor',[0 0 0]);
rectangle('Position',[562.5 -337.5 18.75 18.75], 'FaceColor',[1 1 1]);
rectangle('Position',[581.25 -337.5 18.75 18.75], 'FaceColor',[0 0 0]);
rectangle('Position',[562.5 -356.25 18.75 18.75], 'FaceColor',[1 1 1]);
rectangle('Position',[581.25 -356.25 18.75 18.75], 'FaceColor',[0 0 0]);
rectangle('Position',[562.5 -375 18.75 18.75], 'FaceColor',[1 1 1]);
rectangle('Position',[581.25 -375 18.75 18.75], 'FaceColor',[0 0 0]);
rectangle('Position',[562.5 -393.75 18.75 18.75], 'FaceColor',[1 1 1]);
rectangle('Position',[581.25 -393.75 18.75 18.75], 'FaceColor',[0 0 0]);
rectangle('Position',[562.5 -412.5 18.75 18.75], 'FaceColor',[1 1 1]);
rectangle('Position',[581.25 -412.5 18.75 18.75], 'FaceColor',[0 0 0]);
rectangle('Position',[300 -468.75 18.75 18.75], 'FaceColor',[1 1 1]);
rectangle('Position',[318.75 -468.75 18.75 18.75], 'FaceColor',[0 0 0]);
rectangle('Position',[300 -487.5 18.75 18.75], 'FaceColor',[1 1 1]);
rectangle('Position',[318.75 -487.5 18.75 18.75], 'FaceColor',[0 0 0]);
rectangle('Position',[300 -506.25 18.75 18.75], 'FaceColor',[1 1 1]);
rectangle('Position',[318.75 -506.25 18.75 18.75], 'FaceColor',[0 0 0]);
rectangle('Position',[300 -525 18.75 18.75], 'FaceColor',[1 1 1]);
rectangle('Position',[318.75 -525 18.75 18.75], 'FaceColor',[0 0 0]);
rectangle('Position',[300 -543.75 18.75 18.75], 'FaceColor',[1 1 1]);
rectangle('Position',[318.75 -543.75 18.75 18.75], 'FaceColor',[0 0 0]);
rectangle('Position',[300 -562.5 18.75 18.75], 'FaceColor',[1 1 1]);
rectangle('Position',[318.75 -562.5 18.75 18.75], 'FaceColor',[0 0 0]);
rectangle('Position',[300 -581.25 18.75 18.75], 'FaceColor',[1 1 1]);
rectangle('Position',[318.75 -581.25 18.75 18.75], 'FaceColor',[0 0 0]);
rectangle('Position',[300 -600 18.75 18.75], 'FaceColor',[0 0 0]);
rectangle('Position',[318.75 -600 18.75 18.75], 'FaceColor',[0 0 0]);
rectangle('Position',[375 -581.25 18.75 18.75], 'FaceColor',[1 1 1]);
rectangle('Position',[393.75 -581.25 18.75 18.75], 'FaceColor',[1 1 1]);
rectangle('Position',[375 -600 18.75 18.75], 'FaceColor',[0 0 0]);
rectangle('Position',[393.75 -600 18.75 18.75], 'FaceColor',[0 0 0]);
rectangle('Position',[412.5 -581.25 18.75 18.75], 'FaceColor',[1 1 1]);
rectangle('Position',[431.25 -581.25 18.75 18.75], 'FaceColor',[1 1 1]);
rectangle('Position',[412.5 -600 18.75 18.75], 'FaceColor',[0 0 0]);
rectangle('Position',[431.25 -600 18.75 18.75], 'FaceColor',[0 0 0]);
rectangle('Position',[450 -468.75 18.75 18.75], 'FaceColor',[0 0 0]);
rectangle('Position',[468.75 -468.75 18.75 18.75], 'FaceColor',[0 0 0]);
rectangle('Position',[450 -487.5 18.75 18.75], 'FaceColor',[1 1 1]);
rectangle('Position',[468.75 -487.5 18.75 18.75], 'FaceColor',[1 1 1]);
rectangle('Position',[487.5 -468.75 18.75 18.75], 'FaceColor',[0 0 0]);
rectangle('Position',[506.25 -468.75 18.75 18.75], 'FaceColor',[0 0 0]);
rectangle('Position',[487.5 -487.5 18.75 18.75], 'FaceColor',[1 1 1]);
rectangle('Position',[506.25 -487.5 18.75 18.75], 'FaceColor',[1 1 1]);
rectangle('Position',[525 -468.75 18.75 18.75], 'FaceColor',[0 0 0]);
rectangle('Position',[543.75 -468.75 18.75 18.75], 'FaceColor',[0 0 0]);
rectangle('Position',[525 -487.5 18.75 18.75], 'FaceColor',[1 1 1]);
rectangle('Position',[543.75 -487.5 18.75 18.75], 'FaceColor',[1 1 1]);
rectangle('Position',[562.5 -468.75 18.75 18.75], 'FaceColor',[0 0 0]);
rectangle('Position',[581.25 -468.75 18.75 18.75], 'FaceColor',[0 0 0]);
rectangle('Position',[562.5 -487.5 18.75 18.75], 'FaceColor',[1 1 1]);
rectangle('Position',[581.25 -487.5 18.75 18.75], 'FaceColor',[0 0 0]);
rectangle('Position',[562.5 -506.25 18.75 18.75], 'FaceColor',[1 1 1]);
rectangle('Position',[581.25 -506.25 18.75 18.75], 'FaceColor',[0 0 0]);
rectangle('Position',[562.5 -525 18.75 18.75], 'FaceColor',[1 1 1]);
rectangle('Position',[581.25 -525 18.75 18.75], 'FaceColor',[0 0 0]);
rectangle('Position',[450 -581.25 18.75 18.75], 'FaceColor',[1 1 1]);
rectangle('Position',[468.75 -581.25 18.75 18.75], 'FaceColor',[1 1 1]);
rectangle('Position',[450 -600 18.75 18.75], 'FaceColor',[0 0 0]);
rectangle('Position',[468.75 -600 18.75 18.75], 'FaceColor',[0 0 0]);
rectangle('Position',[487.5 -581.25 18.75 18.75], 'FaceColor',[1 1 1]);
rectangle('Position',[506.25 -581.25 18.75 18.75], 'FaceColor',[1 1 1]);
rectangle('Position',[487.5 -600 18.75 18.75], 'FaceColor',[0 0 0]);
rectangle('Position',[506.25 -600 18.75 18.75], 'FaceColor',[0 0 0]);
rectangle('Position',[562.5 -543.75 18.75 18.75], 'FaceColor',[1 1 1]);
rectangle('Position',[581.25 -543.75 18.75 18.75], 'FaceColor',[0 0 0]);
rectangle('Position',[562.5 -562.5 18.75 18.75], 'FaceColor',[1 1 1]);
rectangle('Position',[581.25 -562.5 18.75 18.75], 'FaceColor',[0 0 0]);
rectangle('Position',[525 -581.25 18.75 18.75], 'FaceColor',[1 1 1]);
rectangle('Position',[543.75 -581.25 18.75 18.75], 'FaceColor',[1 1 1]);
rectangle('Position',[525 -600 18.75 18.75], 'FaceColor',[0 0 0]);
rectangle('Position',[543.75 -600 18.75 18.75], 'FaceColor',[0 0 0]);
rectangle('Position',[562.5 -581.25 18.75 18.75], 'FaceColor',[1 1 1]);
rectangle('Position',[581.25 -581.25 18.75 18.75], 'FaceColor',[0 0 0]);
rectangle('Position',[562.5 -600 18.75 18.75], 'FaceColor',[0 0 0]);
rectangle('Position',[581.25 -600 18.75 18.75], 'FaceColor',[0 0 0]);
X=[560,525,450,450,435,412.5,412.5,405,393.75,375,356.25,337.5,318.75,300,281.25,262.5,225,187.5,150,75,75,75,40,40];
Y=[-40,-75,-150,-187.5,-225,-262.5,-281.25,-300,-318.75,-318.75,-318.75,-318.75,-318.75,-318.75,-318.75,-318.75,-300,-262.5,-225,-150,-112.5,-75,-40,-40];
hold on;
plot(X,Y,'r');
plot(X,Y,'bo');
legend('847.801','Location','southoutside');
